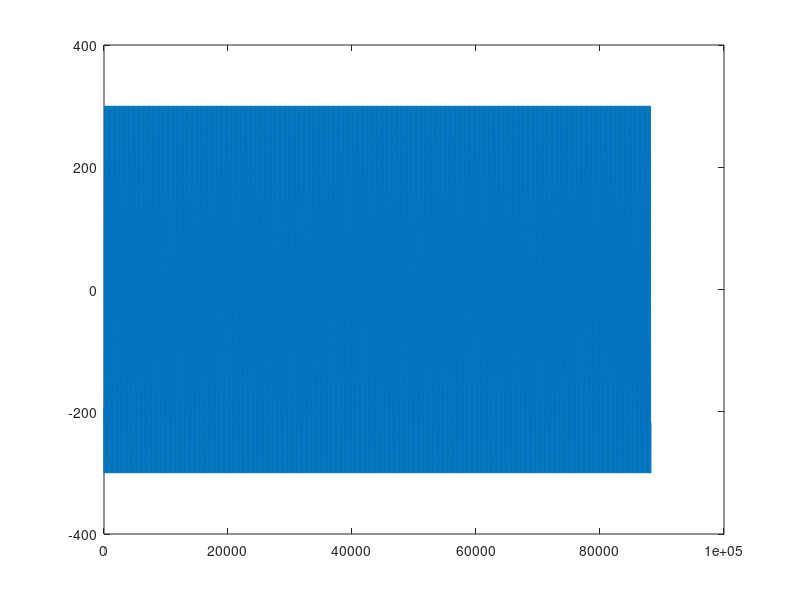

The MATLAB source for this figure:
duration=2;
f=329.63;
t=0:1/44100:duration;
n=[2,4,6,8,10,12,14,16,18,20,22];
a=[150,440,230,120,100,50,25,40,25,40,40];
g=0;
for i = 1:length(n)
g=g+a(i).*sin(2*pi*f*t+n(i));
end
p=g;
plot(p);
sound(p);